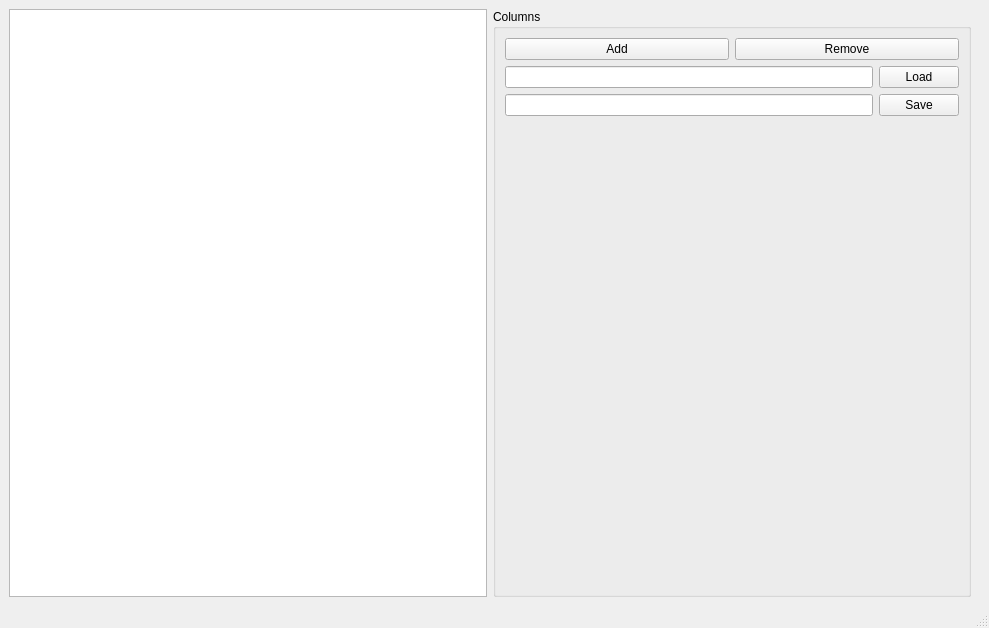
<?xml version="1.0" encoding="UTF-8"?>
<ui version="4.0">
 <class>MainWindow</class>
 <widget class="QMainWindow" name="MainWindow">
  <property name="geometry">
   <rect>
    <x>0</x>
    <y>0</y>
    <width>989</width>
    <height>628</height>
   </rect>
  </property>
  <property name="windowTitle">
   <string>MainWindow</string>
  </property>
  <widget class="QWidget" name="centralwidget">
   <layout class="QVBoxLayout" name="verticalLayout">
    <item>
     <layout class="QHBoxLayout" name="horizontalLayout">
      <property name="rightMargin">
       <number>9</number>
      </property>
      <item>
       <widget class="QTableView" name="tableView_translations"/>
      </item>
      <item>
       <widget class="QGroupBox" name="groupBox">
        <property name="title">
         <string>Columns</string>
        </property>
        <layout class="QVBoxLayout" name="verticalLayout_2">
         <item>
          <layout class="QHBoxLayout" name="horizontalLayout_2">
           <item>
            <widget class="QPushButton" name="Button_add">
             <property name="text">
              <string>Add</string>
             </property>
            </widget>
           </item>
           <item>
            <widget class="QPushButton" name="Button_remove">
             <property name="text">
              <string>Remove</string>
             </property>
            </widget>
           </item>
          </layout>
         </item>
         <item>
          <layout class="QHBoxLayout" name="horizontalLayout_3">
           <property name="rightMargin">
            <number>0</number>
           </property>
           <property name="bottomMargin">
            <number>0</number>
           </property>
           <item>
            <widget class="QLineEdit" name="line_load"/>
           </item>
           <item>
            <widget class="QPushButton" name="Button_load">
             <property name="text">
              <string>Load</string>
             </property>
            </widget>
           </item>
          </layout>
         </item>
         <item>
          <layout class="QHBoxLayout" name="horizontalLayout_4">
           <property name="rightMargin">
            <number>0</number>
           </property>
           <property name="bottomMargin">
            <number>0</number>
           </property>
           <item>
            <widget class="QLineEdit" name="line_save"/>
           </item>
           <item>
            <widget class="QPushButton" name="Button_save">
             <property name="text">
              <string>Save</string>
             </property>
            </widget>
           </item>
          </layout>
         </item>
         <item>
          <spacer name="verticalSpacer">
           <property name="orientation">
            <enum>Qt::Vertical</enum>
           </property>
           <property name="sizeHint" stdset="0">
            <size>
             <width>20</width>
             <height>40</height>
            </size>
           </property>
          </spacer>
         </item>
        </layout>
       </widget>
      </item>
     </layout>
    </item>
   </layout>
  </widget>
  <widget class="QMenuBar" name="menubar">
   <property name="geometry">
    <rect>
     <x>0</x>
     <y>0</y>
     <width>989</width>
     <height>21</height>
    </rect>
   </property>
  </widget>
  <widget class="QStatusBar" name="statusbar"/>
 </widget>
 <resources/>
 <connections/>
</ui>
